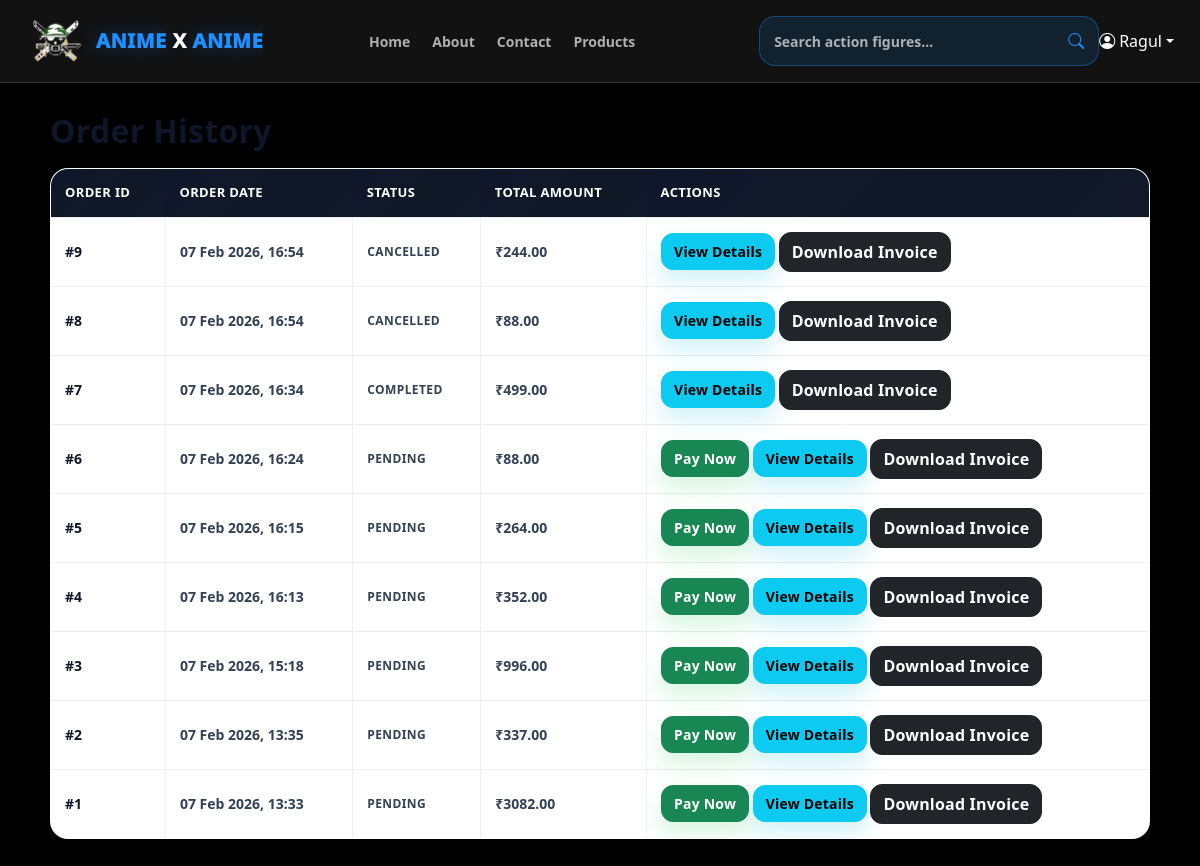
Page /orders/orders/history/ (signed in) on the earlier database version.
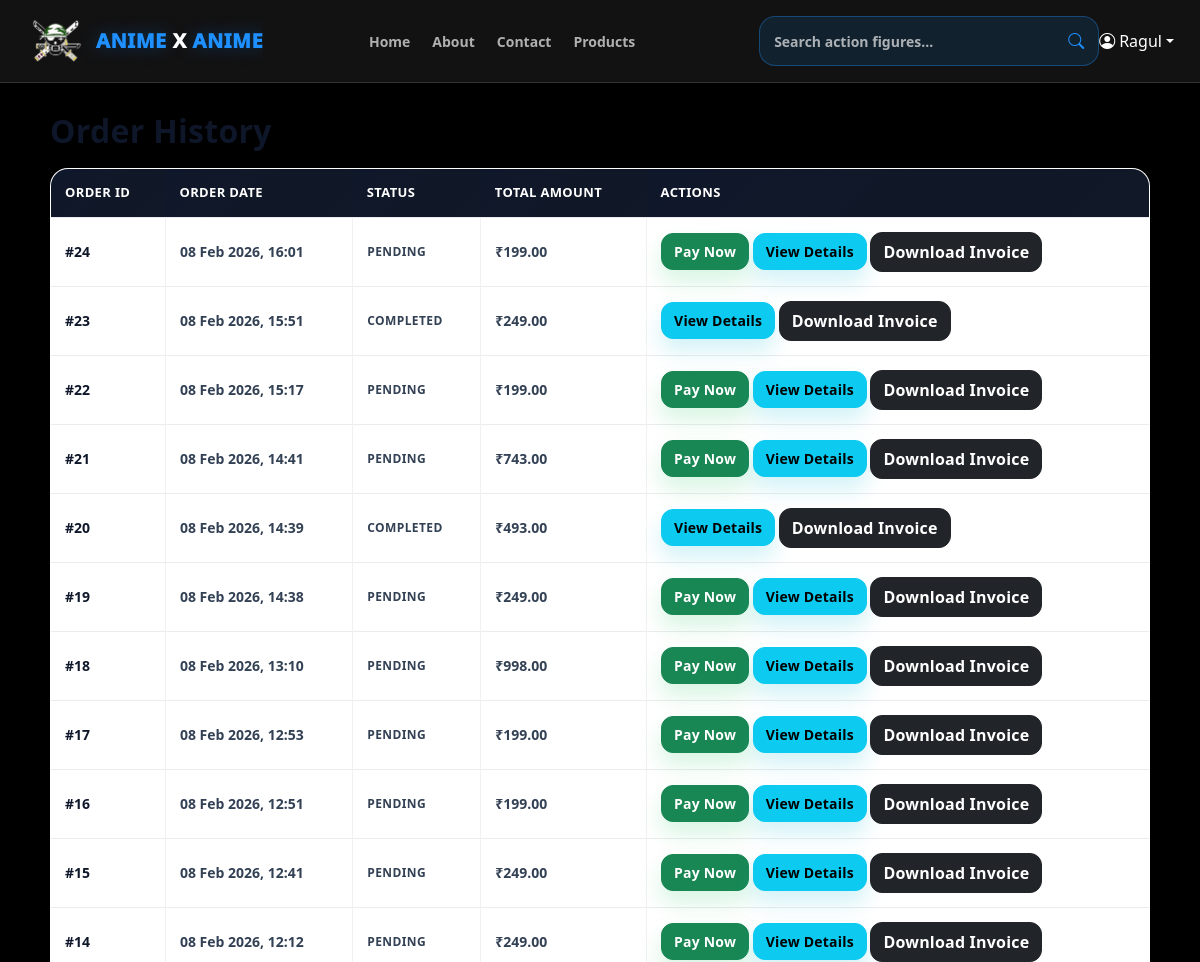
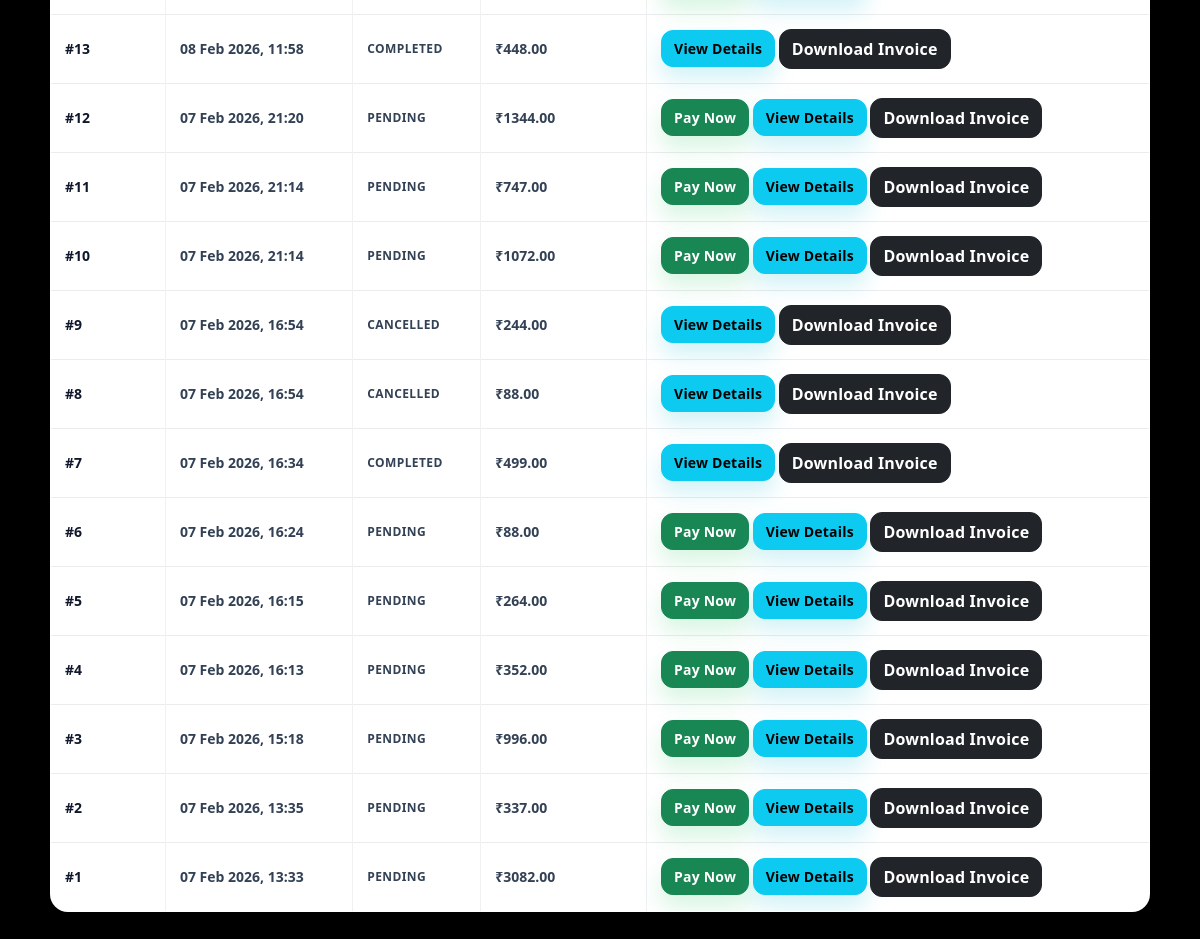
Same page on the later database version (2 pictures, top to bottom).
### orders/models.py (models this page shows, shortened)
class Order(models.Model):
    user = models.ForeignKey(User, on_delete=models.CASCADE)
    order_date = models.DateTimeField(auto_now_add=True)
    total_amount = models.DecimalField(max_digits=10, decimal_places=2)
    status = models.CharField(max_length=20, choices=[('PENDING','Pending'),('COMPLETED','Completed')])
    razorpay_order_id = models.CharField(max_length=255)
    address = models.ForeignKey(Address, on_delete=models.CASCADE, null=True, blank=True, related_name="orders")

### orders/views.py (the view)
# urls.py: path('orders/history/', views.order_history, name='order_history'),
@login_required
def order_history(request):
    orders = Order.objects.filter(user=request.user).prefetch_related('order_details').order_by('-order_date')
    return render(request, 'orders/order_history.html', {'orders': orders})

### templates/orders/order_history.html (shortened to what this page needs)
{% extends 'base/base.html' %}
{% load static %}
{% block content %}
<h1>Order History</h1>
{% if orders %}
<table class="table table-bordered">
    <thead>
        <tr>
            <th>Order ID</th>
            <th>Order Date</th>
            <th>Status</th>
            <th>Total Amount</th>
            <th>Actions</th>
        </tr>
    </thead>
    <tbody>
        {% for order in orders %}
        <tr>
            <td>#{{ order.id }}</td>
            <td>{{ order.order_date|date:"d M Y, H:i" }}</td>
            <td>{{ order.status }}</td>
            <td>₹{{ order.total_amount }}</td>
            <td>
                {% if order.status == 'PENDING' %}
                    <a href="{% url 'payment:create_razorpay_order' order.id %}" class="btn btn-success btn-sm">
                        Pay Now
                    </a>
                {% endif %}
                <a href="{% url 'order_detail' order.id %}" class="btn btn-info btn-sm">
                    View Details
                </a>
                <a href="{% url 'download_invoice' order.id %}" class="btn btn-dark">
                   Download Invoice
                </a>
            </td>
        </tr>
        {% endfor %}
    </tbody>
</table>
{% else %}
<p>No orders found.</p>
<a href="{% url 'homepage' %}" class="btn btn-primary">Start Shopping</a>
{% endif %}
{% endblock %}

Differences in the rows shown:
added Order: id "24", order_date "08 Feb 2026, 16:01", status "PENDING", total_amount "199.00", shows "Pay Now"
added Order: id "23", order_date "08 Feb 2026, 15:51", status "COMPLETED", total_amount "249.00"
added Order: id "22", order_date "08 Feb 2026, 15:17", status "PENDING", total_amount "199.00", shows "Pay Now"
added Order: id "21", order_date "08 Feb 2026, 14:41", status "PENDING", total_amount "743.00", shows "Pay Now"
added Order: id "20", order_date "08 Feb 2026, 14:39", status "COMPLETED", total_amount "493.00"
added Order: id "19", order_date "08 Feb 2026, 14:38", status "PENDING", total_amount "249.00", shows "Pay Now"
added Order: id "18", order_date "08 Feb 2026, 13:10", status "PENDING", total_amount "998.00", shows "Pay Now"
added Order: id "17", order_date "08 Feb 2026, 12:53", status "PENDING", total_amount "199.00", shows "Pay Now"
added Order: id "16", order_date "08 Feb 2026, 12:51", status "PENDING", total_amount "199.00", shows "Pay Now"
added Order: id "15", order_date "08 Feb 2026, 12:41", status "PENDING", total_amount "249.00", shows "Pay Now"
added Order: id "14", order_date "08 Feb 2026, 12:12", status "PENDING", total_amount "249.00", shows "Pay Now"
added Order: id "13", order_date "08 Feb 2026, 11:58", status "COMPLETED", total_amount "448.00"
added Order: id "12", order_date "07 Feb 2026, 21:20", status "PENDING", total_amount "1344.00", shows "Pay Now"
added Order: id "11", order_date "07 Feb 2026, 21:14", status "PENDING", total_amount "747.00", shows "Pay Now"
added Order: id "10", order_date "07 Feb 2026, 21:14", status "PENDING", total_amount "1072.00", shows "Pay Now"
